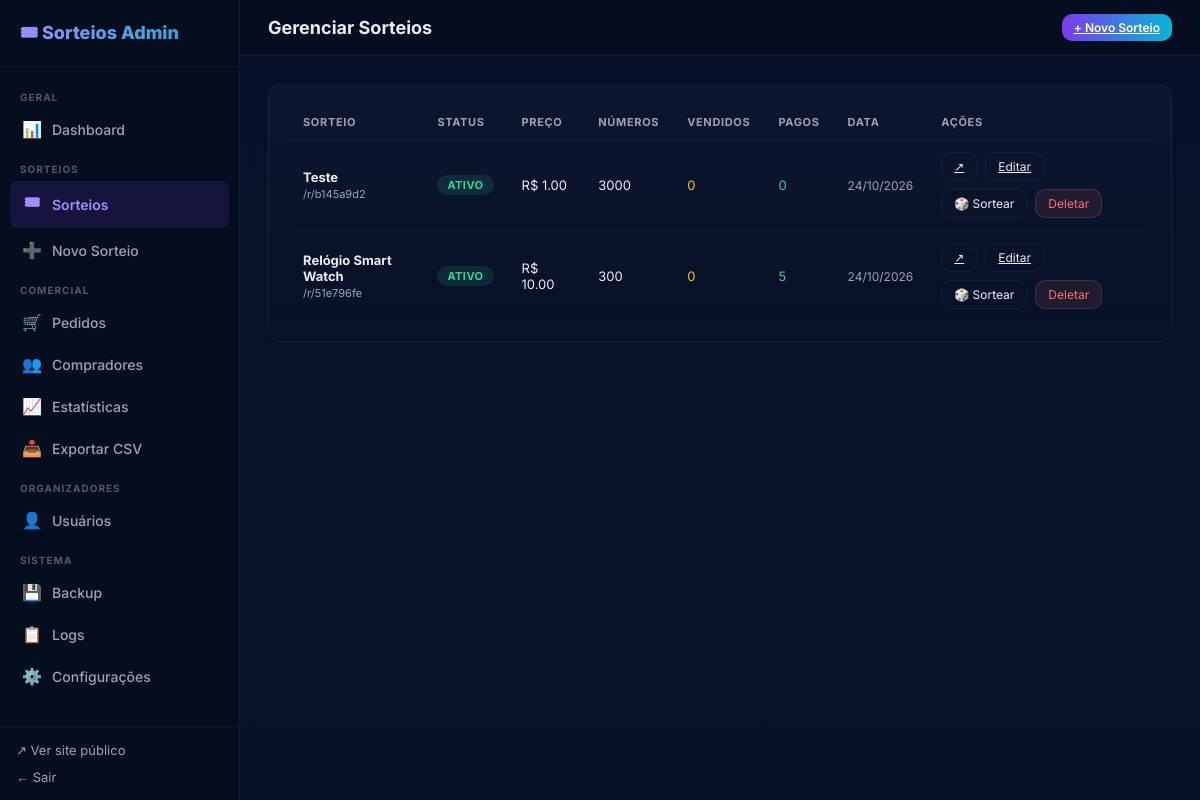
The app's page /admin/sorteios (signed in), older data.
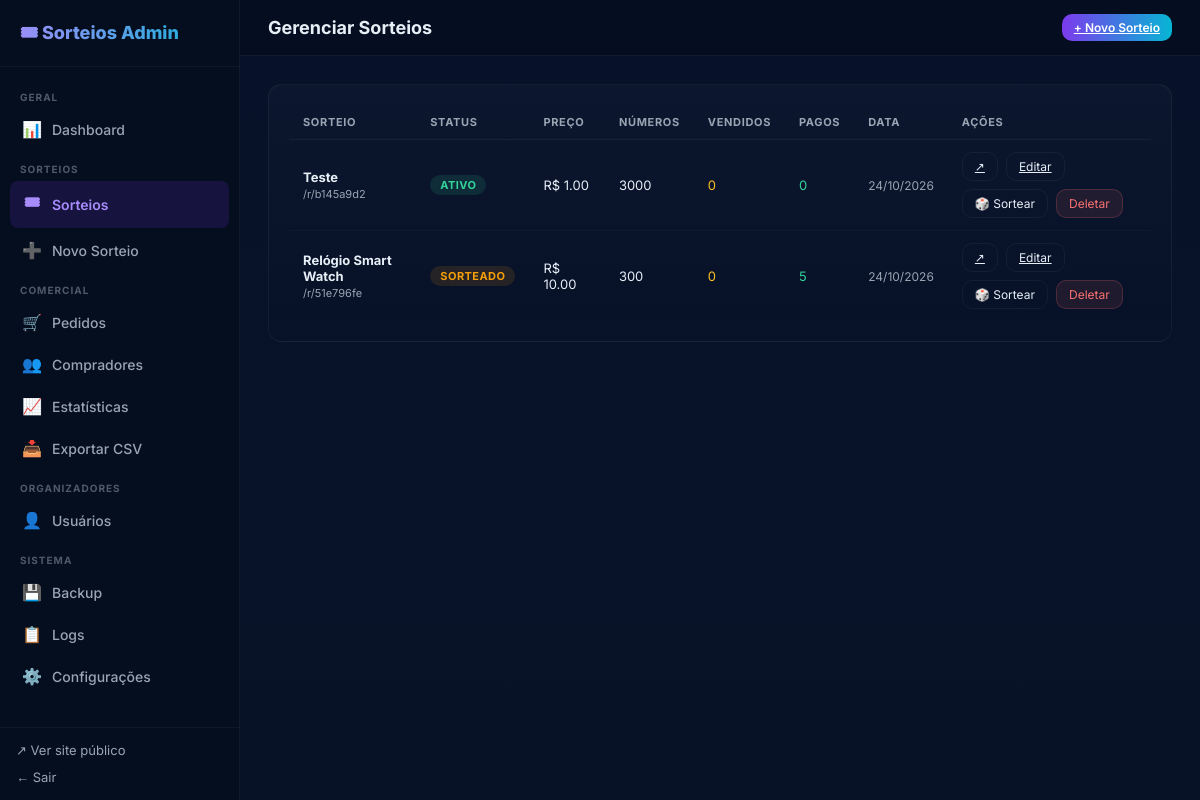
The same page, newer data.
### app/models.py (models this page shows)
class Campaign(Base):
    __tablename__ = "campaigns"
    id = Column(Integer, primary_key=True, index=True)
    title = Column(String(200), nullable=False)
    slug = Column(String(16), unique=True, nullable=False, index=True)
    draw_date = Column(DateTime, nullable=True)
    goal_amount = Column(Float, nullable=False)
    price_per_quota = Column(Float, nullable=False)
    pix_key = Column(String(200), nullable=True)
    status = Column(String(20), nullable=False, default="active")  # active | drawn | closed | sold_out
    created_at = Column(DateTime, default=datetime.datetime.utcnow, nullable=False)
    winner_quota_id = Column(Integer, ForeignKey("quotas.id", use_alter=True), nullable=True)
    description = Column(Text, nullable=True)
    prize_image_url = Column(String(500), nullable=True)
    prize_value = Column(Float, nullable=True)
    rules = Column(Text, nullable=True)
    max_per_person = Column(Integer, default=10, nullable=True)
    pix_receiver_name = Column(String(25), default="SORTEIOS", nullable=True)
    pix_receiver_city = Column(String(15), default="SAO PAULO", nullable=True)
    reservation_expires_minutes = Column(Integer, default=30, nullable=True)
    owner_id = Column(Integer, ForeignKey("users.id", ondelete="SET NULL"), nullable=True)
    owner = relationship("User", back_populates="campaigns", foreign_keys=[owner_id])
    quotas = relationship(
        "Quota",
        primaryjoin="Campaign.id == Quota.campaign_id",
        back_populates="campaign",
        cascade="all, delete-orphan",
        lazy="select",
    )
    orders = relationship("Order", back_populates="campaign", cascade="all, delete-orphan")

### app/main.py (the view)
@app.get("/admin/sorteios", response_class=HTMLResponse)
def admin_raffles_list(request: Request, session: Session = Depends(get_db), _: None = Depends(require_admin)):
    campaigns = crud.list_campaigns(session)
    stats_map = {c.id: crud.get_raffle_stats(session, c.id) for c in campaigns}
    return templates.TemplateResponse(request, "admin_raffles.html", {
        "campaigns": campaigns,
        "stats_map": stats_map,
    })

### app/templates/admin_raffles.html (shortened to what this page needs)
{% extends "admin_base.html" %}
{% block page_title %}Gerenciar Sorteios{% endblock %}
{% set active = 'sorteios' %}
{% block topbar_actions %}
<a href="/admin/sorteios/novo" class="btn primary btn-sm">+ Novo Sorteio</a>
{% endblock %}
{% block content %}
{% if not campaigns %}
<div class="adm-card" style="text-align:center;padding:60px;">
  <div style="font-size:48px;margin-bottom:16px;">🎟</div>
  <h3>Nenhum sorteio criado</h3>
  <p style="color:var(--muted);margin-bottom:20px;">Crie seu primeiro sorteio para começar a vender números.</p>
  <a href="/admin/sorteios/novo" class="btn primary">Criar Sorteio</a>
</div>
{% else %}
<div class="adm-card">
  <div class="adm-table-wrap">
    <table class="adm-table">
      <thead>
        <tr>
          <th>Sorteio</th>
          <th>Status</th>
          <th>Preço</th>
          <th>Números</th>
          <th>Vendidos</th>
          <th>Pagos</th>
          <th>Data</th>
          <th>Ações</th>
        </tr>
      </thead>
      <tbody>
        {% for c in campaigns %}
        {% set st = stats_map.get(c.id, {}) %}
        <tr>
          <td>
            <strong>{{ c.title }}</strong>
            <div style="font-size:11px;color:var(--muted);margin-top:2px;">/r/{{ c.slug }}</div>
          </td>
          <td><span class="status-badge {{ c.status }}">{{ c.status | status_pt }}</span></td>
          <td>R$ {{ '%.2f' % c.price_per_quota }}</td>
          <td>{{ st.get('total', 0) }}</td>
          <td>
            <span style="color:#fbbf24">{{ st.get('reserved', 0) }}</span>
          </td>
          <td>
            <span style="color:#34d399">{{ st.get('paid', 0) }}</span>
          </td>
          <td style="white-space:nowrap;color:var(--muted);font-size:12px;">
            {{ c.draw_date.strftime('%d/%m/%Y') if c.draw_date else '—' }}
          </td>
          <td>
            <div class="adm-actions">
              <a href="/r/{{ c.slug }}" target="_blank" class="btn btn-sm">↗</a>
              <a href="/admin/sorteios/{{ c.id }}" class="btn btn-sm">Editar</a>
              <button class="btn btn-sm" onclick="window.startDraw({{ c.id }}, {{ c.title | tojson | safe }})">🎲 Sortear</button>
              <form method="post" action="/admin/sorteios/{{ c.id }}/deletar"
                    onsubmit="return confirm('Deletar sorteio?')">
                <button class="btn btn-sm btn-danger" type="submit">Deletar</button>
              </form>
            </div>
          </td>
        </tr>
        {% endfor %}
      </tbody>
    </table>
  </div>
</div>
{% endif %}
{% endblock %}

Row changes from the older to the newer data that the page shows:
changed Campaign "Relógio Smart Watch": status "active" → "drawn" (drawn); status|status_pt "ATIVO" → "SORTEADO"
